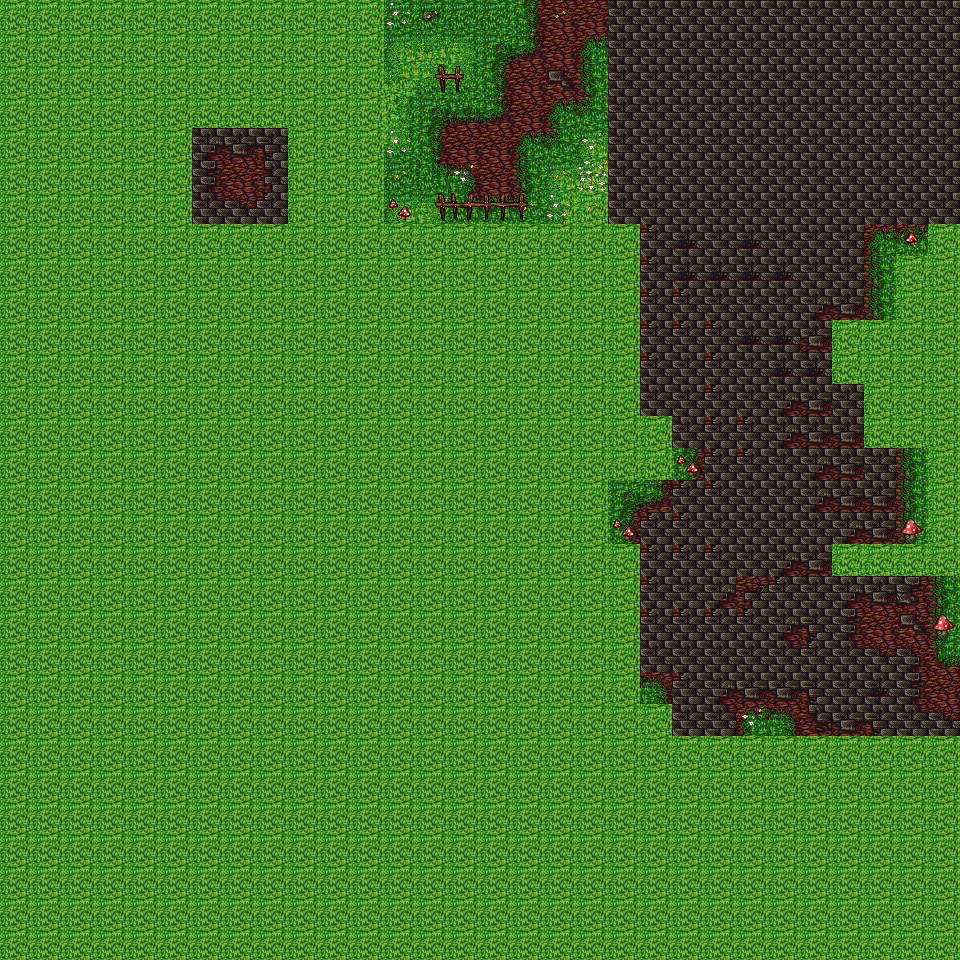

This game map was drawn from its Tiled (.tmx) file and the tilesets committed beside it. A one-line description and the full map source follow:
An orthogonal 30x30 tile map with 32x32 px tiles, 3 tile layers (level0, level1, level2).

<map version="1.0" orientation="orthogonal" renderorder="right-down" width="30" height="30" tilewidth="32" tileheight="32" nextobjectid="1">
 <tileset firstgid="1" name="detail_tile" tilewidth="32" tileheight="32" tilecount="256" columns="16">
  <image source="detail_tile.png" width="512" height="512" />
 </tileset>
 <layer name="level0" width="30" height="30">
  <data encoding="csv">
0,0,0,0,0,0,0,0,0,0,0,0,0,0,0,0,0,0,0,0,0,0,0,0,0,0,0,0,0,0,
0,0,0,0,0,0,0,0,0,0,0,0,0,0,0,0,0,0,0,0,0,0,0,0,0,0,0,0,0,0,
0,0,0,0,0,0,0,0,0,0,0,0,0,0,0,0,0,0,0,0,0,0,0,0,0,0,0,0,0,0,
0,0,0,0,0,0,0,0,0,0,0,0,0,0,0,0,0,0,0,0,0,0,0,0,0,0,0,0,0,0,
0,0,0,0,0,0,0,0,0,0,0,0,0,0,0,0,0,0,0,0,0,0,0,0,0,0,0,0,0,0,
0,0,0,0,0,0,0,0,0,0,0,0,0,0,0,0,0,0,0,0,0,0,0,0,0,0,0,0,0,0,
0,0,0,0,0,0,0,0,0,0,0,0,0,0,0,0,0,0,0,0,0,0,0,0,0,0,0,0,0,0,
0,0,0,0,0,0,0,0,0,0,0,0,0,0,0,0,0,0,0,0,0,0,0,0,0,0,0,0,0,0,
0,0,0,0,0,0,0,0,0,0,0,0,0,0,0,0,0,0,0,0,0,0,0,0,0,0,0,0,0,0,
0,0,0,0,0,0,0,0,0,0,0,0,0,0,0,0,0,0,0,0,0,0,0,0,0,0,0,0,0,0,
0,0,0,0,0,0,0,0,0,0,0,0,0,0,0,0,0,0,0,0,0,0,0,0,0,0,0,0,0,0,
0,0,0,0,0,0,0,0,0,0,0,0,0,0,0,0,0,0,0,0,0,0,0,0,0,0,0,0,0,0,
0,0,0,0,0,0,0,0,0,0,0,0,0,0,0,0,0,0,0,0,0,0,0,0,0,0,0,0,0,0,
0,0,0,0,0,0,0,0,0,0,0,0,0,0,0,0,0,0,0,0,0,0,0,0,0,0,0,0,0,0,
0,0,0,0,0,0,0,0,0,0,0,0,0,0,0,0,0,0,0,0,0,0,0,0,0,0,0,0,0,0,
0,0,0,0,0,0,0,0,0,0,0,0,0,0,0,0,0,0,0,0,0,0,0,0,0,0,0,0,0,0,
0,0,0,0,0,0,0,0,0,0,0,0,0,0,0,0,0,0,0,0,0,0,0,0,0,0,0,0,0,0,
0,0,0,0,0,0,0,0,0,0,0,0,0,0,0,0,0,0,0,0,0,0,0,0,0,0,0,0,0,0,
0,0,0,0,0,0,0,0,0,0,0,0,0,0,0,0,0,0,0,0,0,0,0,0,0,0,0,0,0,0,
0,0,0,0,0,0,0,0,0,0,0,0,0,0,0,0,0,0,0,0,0,0,0,0,0,0,0,0,0,0,
0,0,0,0,0,0,0,0,0,0,0,0,0,0,0,0,0,0,0,0,0,0,0,0,0,0,0,0,0,0,
0,0,0,0,0,0,0,0,0,0,0,0,0,0,0,0,0,0,0,0,0,0,0,0,0,0,0,0,0,0,
0,0,0,0,0,0,0,0,0,0,0,0,0,0,0,0,0,0,0,0,0,0,0,0,0,0,0,0,0,0,
0,0,0,0,0,0,0,0,0,0,0,0,0,0,0,0,0,0,0,0,0,0,0,0,0,0,0,0,0,0,
0,0,0,0,0,0,0,0,0,0,0,0,0,0,0,0,0,0,0,0,0,0,0,0,0,0,0,0,0,0,
0,0,0,0,0,0,0,0,0,0,0,0,0,0,0,0,0,0,0,0,0,0,0,0,0,0,0,0,0,0,
0,0,0,0,0,0,0,0,0,0,0,0,0,0,0,0,0,0,0,0,0,0,0,0,0,0,0,0,0,0,
0,0,0,0,0,0,0,0,0,0,0,0,0,0,0,0,0,0,0,0,0,0,0,0,0,0,0,0,0,0,
0,0,0,0,0,0,0,0,0,0,0,0,0,0,0,0,0,0,0,0,0,0,0,0,0,0,0,0,0,0,
0,0,0,0,0,0,0,0,0,0,0,0,0,0,0,0,0,0,0,0,0,0,0,0,0,0,0,0,0,0
</data>
 </layer>
 <layer name="level1" width="30" height="30">
  <data encoding="csv">
0,0,0,0,0,0,0,0,0,0,0,0,0,0,0,0,0,0,0,0,0,0,0,0,0,0,0,0,0,0,
0,0,0,0,0,0,0,0,0,0,0,0,0,0,0,0,0,0,0,0,0,0,0,0,0,0,0,0,0,0,
0,0,0,0,0,0,0,0,0,0,0,0,0,0,0,0,0,0,0,0,0,0,0,0,0,0,0,0,0,0,
0,0,0,0,0,0,0,0,0,0,0,0,0,0,0,0,0,0,0,0,0,0,0,0,0,0,0,0,0,0,
0,0,0,0,0,0,0,0,0,0,0,0,0,0,0,0,0,0,0,0,0,0,0,0,0,0,0,0,0,0,
0,0,0,0,0,0,0,0,0,0,0,0,0,0,0,0,0,0,0,0,0,0,0,0,0,0,0,0,0,0,
0,0,0,0,0,0,0,0,0,0,0,0,0,0,0,0,0,0,0,0,0,0,0,0,0,0,0,0,0,0,
0,0,0,0,0,0,0,0,0,0,0,0,0,0,0,0,0,0,0,0,0,0,0,0,0,0,0,0,0,0,
0,0,0,0,0,0,0,0,0,0,0,0,0,0,0,0,0,0,0,0,0,0,0,0,0,0,0,0,0,0,
0,0,0,0,0,0,0,0,0,0,0,0,0,0,0,0,0,0,0,0,0,0,0,0,0,0,0,0,0,0,
0,0,0,0,0,0,0,0,0,0,0,0,0,0,0,0,0,0,0,0,0,0,0,0,0,0,0,0,0,0,
0,0,0,0,0,0,0,0,0,0,0,0,0,0,0,0,0,0,0,0,0,0,0,0,0,0,0,0,0,0,
0,0,0,0,0,0,0,0,0,0,0,0,0,0,0,0,0,0,0,0,0,0,0,0,0,0,0,0,0,0,
0,0,0,0,0,0,0,0,0,0,0,0,0,0,0,0,0,0,0,0,0,0,0,0,0,0,0,0,0,0,
0,0,0,0,0,0,0,0,0,0,0,0,0,0,0,0,0,0,0,0,0,0,0,0,0,0,0,0,0,0,
0,0,0,0,0,0,0,0,0,0,0,0,0,0,0,0,0,0,0,0,0,0,0,0,0,0,0,0,0,0,
0,0,0,0,0,0,0,0,0,0,0,0,0,0,0,0,0,0,0,0,0,0,0,0,0,0,0,0,0,0,
0,0,0,0,0,0,0,0,0,0,0,0,0,0,0,0,0,0,0,0,0,0,0,0,0,0,0,0,0,0,
0,0,0,0,0,0,0,0,0,0,0,0,0,0,0,0,0,0,0,0,0,0,0,0,0,0,0,0,0,0,
0,0,0,0,0,0,0,0,0,0,0,0,0,0,0,0,0,0,0,0,0,0,0,0,0,0,0,0,0,0,
0,0,0,0,0,0,0,0,0,0,0,0,0,0,0,0,0,0,0,0,0,0,0,0,0,0,0,0,0,0,
0,0,0,0,0,0,0,0,0,0,0,0,0,0,0,0,0,0,0,0,0,0,0,0,0,0,0,0,0,0,
0,0,0,0,0,0,0,0,0,0,0,0,0,0,0,0,0,0,0,0,0,0,0,0,0,0,0,0,0,0,
0,0,0,0,0,0,0,0,0,0,0,0,0,0,0,0,0,0,0,0,0,0,0,0,0,0,0,0,0,0,
0,0,0,0,0,0,0,0,0,0,0,0,0,0,0,0,0,0,0,0,0,0,0,0,0,0,0,0,0,0,
0,0,0,0,0,0,0,0,0,0,0,0,0,0,0,0,0,0,0,0,0,0,0,0,0,0,0,0,0,0,
0,0,0,0,0,0,0,0,0,0,0,0,0,0,0,0,0,0,0,0,0,0,0,0,0,0,0,0,0,0,
0,0,0,0,0,0,0,0,0,0,0,0,0,0,0,0,0,0,0,0,0,0,0,0,0,0,0,0,0,0,
0,0,0,0,0,0,0,0,0,0,0,0,0,0,0,0,0,0,0,0,0,0,0,0,0,0,0,0,0,0,
0,0,0,0,0,0,0,0,0,0,0,0,0,0,0,0,0,0,0,0,0,0,0,0,0,0,0,0,0,0
</data>
 </layer>
 <layer name="level2" width="30" height="30">
  <data encoding="csv">
82,82,82,82,82,82,82,82,82,82,82,82,154,155,156,157,158,159,160,37,37,37,37,37,37,37,37,37,37,37,
82,82,82,82,82,82,82,82,82,82,82,82,170,171,172,173,174,175,176,37,37,37,37,37,37,37,37,37,37,37,
82,82,82,82,82,82,82,82,82,82,82,82,186,187,188,189,190,191,192,37,37,37,37,37,37,37,37,37,37,37,
82,82,82,82,82,82,82,82,82,82,82,82,202,203,204,205,206,207,208,37,37,37,37,37,37,37,37,37,37,37,
82,82,82,82,82,82,17,18,19,82,82,82,218,219,220,221,222,223,224,37,37,37,37,37,37,37,37,37,37,37,
82,82,82,82,82,82,33,34,35,82,82,82,234,235,236,237,238,239,240,37,37,37,37,37,37,37,37,37,37,37,
82,82,82,82,82,82,49,50,51,82,82,82,250,251,252,253,254,255,256,37,37,37,37,37,37,37,37,37,37,37,
82,82,82,82,82,82,82,82,82,82,82,82,82,82,82,82,82,82,82,82,193,163,164,163,164,165,165,167,168,82,
82,82,82,82,82,82,82,82,82,82,82,82,82,82,82,82,82,82,82,82,193,163,163,163,163,164,165,183,82,82,
82,82,82,82,82,82,82,82,82,82,82,82,82,82,82,82,82,82,82,82,193,193,179,179,179,180,181,183,82,82,
82,82,82,82,82,82,82,82,82,82,82,82,82,82,82,82,82,82,82,82,193,193,193,163,163,181,82,82,82,82,
82,82,82,82,82,82,82,82,82,82,82,82,82,82,82,82,82,82,82,82,193,209,193,179,163,163,82,82,82,82,
82,82,82,82,82,82,82,82,82,82,82,82,82,82,82,82,82,82,82,82,209,209,193,179,180,181,165,82,82,82,
82,82,82,82,82,82,82,82,82,82,82,82,82,82,82,82,82,82,82,82,82,209,193,193,180,181,181,82,82,82,
82,82,82,82,82,82,82,82,82,82,82,82,82,82,82,82,82,82,82,82,82,145,193,193,179,180,181,165,183,82,
82,82,82,82,82,82,82,82,82,82,82,82,82,82,82,82,82,82,82,129,161,193,193,209,179,180,181,181,183,82,
82,82,82,82,82,82,82,82,82,82,82,82,82,82,82,82,82,82,82,145,193,193,209,179,179,179,180,181,199,82,
82,82,82,82,82,82,82,82,82,82,82,82,82,82,82,82,82,82,82,82,193,193,178,179,180,181,82,82,82,82,
82,82,82,82,82,82,82,82,82,82,82,82,82,82,82,82,82,82,82,82,193,209,194,177,178,179,180,181,182,183,
82,82,82,82,82,82,82,82,82,82,82,82,82,82,82,82,82,82,82,82,193,193,193,193,194,195,196,197,198,199,
82,82,82,82,82,82,82,82,82,82,82,82,82,82,82,82,82,82,82,82,209,209,209,209,210,211,212,213,214,215,
82,82,82,82,82,82,82,82,82,82,82,82,82,82,82,82,82,82,82,82,242,193,194,225,226,227,228,229,230,231,
82,82,82,82,82,82,82,82,82,82,82,82,82,82,82,82,82,82,82,82,82,209,210,241,242,243,244,245,246,247,
82,82,82,82,82,82,82,82,82,82,82,82,82,82,82,82,82,82,82,82,82,82,82,82,82,82,82,82,82,82,
82,82,82,82,82,82,82,82,82,82,82,82,82,82,82,82,82,82,82,82,82,82,82,82,82,82,82,82,82,82,
82,82,82,82,82,82,82,82,82,82,82,82,82,82,82,82,82,82,82,82,82,82,82,82,82,82,82,82,82,82,
82,82,82,82,82,82,82,82,82,82,82,82,82,82,82,82,82,82,82,82,82,82,82,82,82,82,82,82,82,82,
82,82,82,82,82,82,82,82,82,82,82,82,82,82,82,82,82,82,82,82,82,82,82,82,82,82,82,82,82,82,
82,82,82,82,82,82,82,82,82,82,82,82,82,82,82,82,82,82,82,82,82,82,82,82,82,82,82,82,82,82,
82,82,82,82,82,82,82,82,82,82,82,82,82,82,82,82,82,82,82,82,82,82,82,82,82,82,82,82,82,82
</data>
 </layer>
</map>
